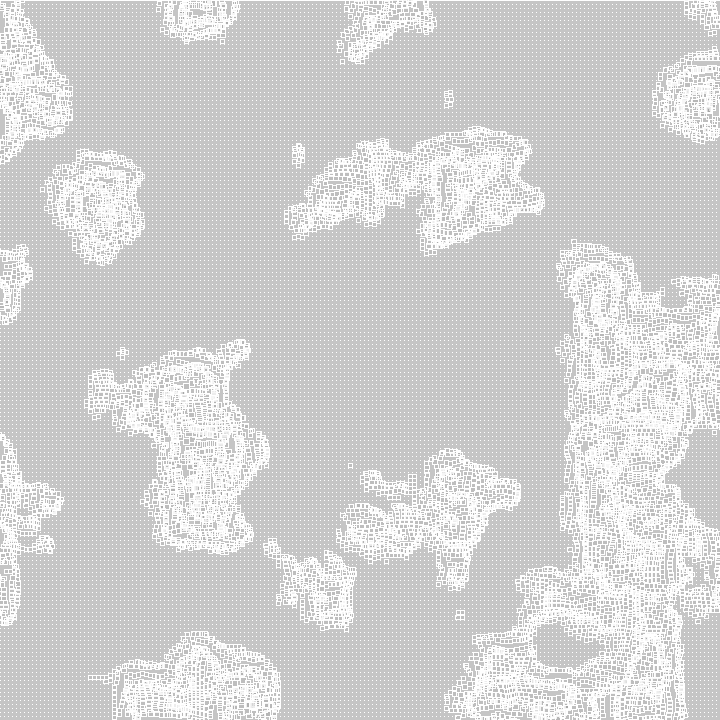
Frame 1 (no input)
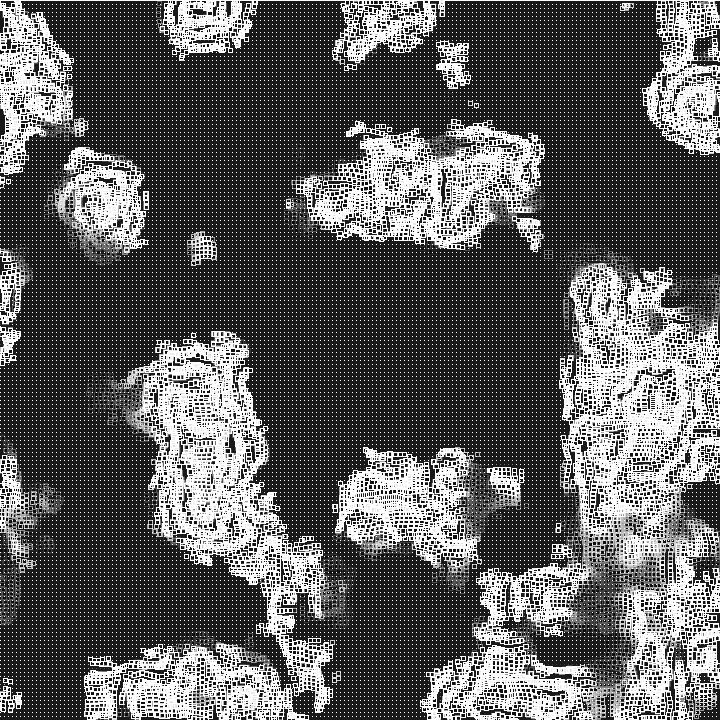
Frame 60 (the mouse pressed at the canvas centre just before this capture)
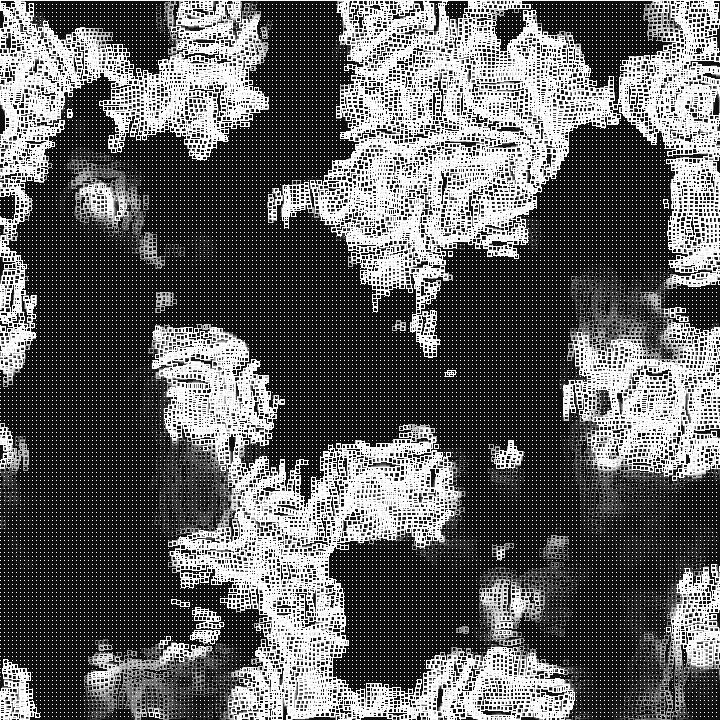
Frame 120 (the mouse held since frame 60 and released just before this capture)

The Processing sketch that drew these frames (run headless with seeded random() and noise(); from frame 60 on, the mouse is pressed at the canvas centre):

// Processing sketch: sketch_082020_WanderingGroups
// ── sketch_082020_WanderingGroups.pde
float x,y,t,r,p,X,Y;
void setup(){size(720,720);stroke(-1);fill(0,9);}
void draw(){
square(-1,0,721);
t+=.005;
for(y=0;y<720;y+=4)
for(x=0;x<720;x+=4){
 p=noise(X=x*.01,Y=y*.01,t)*2;
 square(x+cos(r=noise(X,Y,t*.1)*TAU*9)*(p=p>1?p*4:0),y+sin(r)*p,p>0?p:0);
}
}
